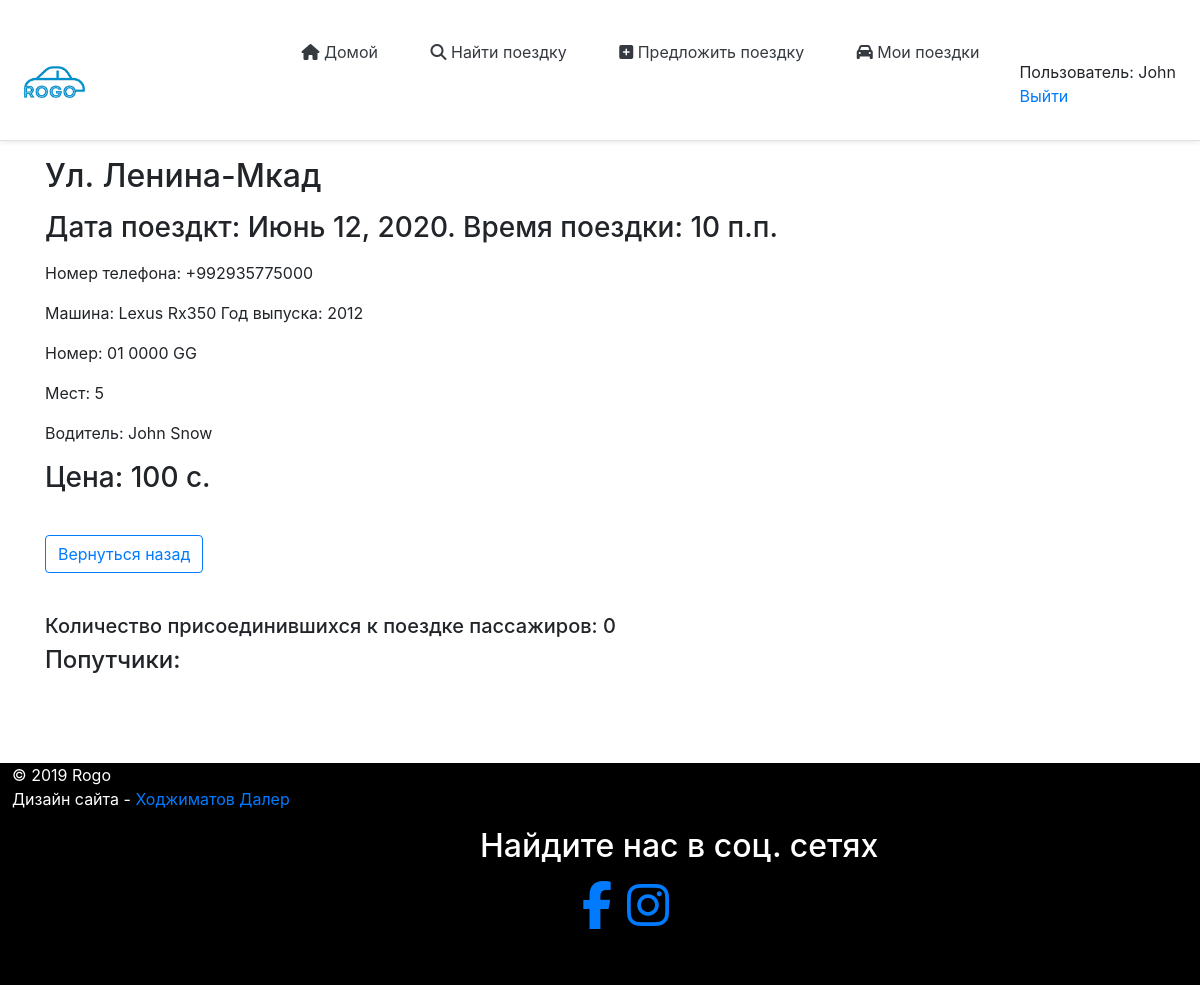
/rides/4/ (signed in), run on the app's committed database.
### rides/models.py (models this page shows, shortened)
class Rides(models.Model):
    author = models.ForeignKey(User, on_delete = models.CASCADE, verbose_name = 'Создатель поездки', blank = True, null = True)
    date_create = models.DateTimeField(default=default_datetime(), null=True, blank = True, verbose_name = 'Дата создания')
    pick_up_location = models.CharField(max_length=120, verbose_name='Место сбора')
    drop_location = models.CharField(max_length=120, verbose_name='Пункт назначения')
    total_rides = models.IntegerField(verbose_name='Количество пассажиров(мин=1, макс=10)', validators=[MaxValueValidator(10),MinValueValidator(1)])
    date = models.DateField(verbose_name='Дата(гг-мм-дд)')
    time= models.TimeField(verbose_name='Время(ч:м)',auto_now=False, auto_now_add=False, null=True)
    price = models.CharField(max_length=120,verbose_name='Цена (с.)', default='')
    car = models.CharField(max_length=120,default='',verbose_name='Марка авто')
    car_number = models.CharField(max_length=12, verbose_name = 'Номер машины (01 0000 GG)', default = '')
    car_year_issue = models.CharField(max_length=4, verbose_name='Год выпуска машины', default = '')
    phone_number = models.CharField(max_length=15, default='', verbose_name='Номер телефона (используйте в начале код страны)')
    class Meta:
        verbose_name='Поездку' # отображение нужного названия в админ панели при редактировании
        verbose_name_plural='Поездки' # отображенпие нужного названия в панели админа

### rides/views.py (the view, shortened to what this page needs)
# urls.py: path('<int:pk>/',views.HomeDetailView.as_view(),name='ride_page'),
class HomeDetailView(CustomSuccssMessageMixin,FormMixin,DetailView):
    model = Rides
    form_class = JoinForm
    template_name = 'rides/ride.html'
    context_object_name = 'getRide'
    success_msg = 'Вы присоединилтсь к поездке.'

### rides/templates/rides/ride.html (shortened to what this page needs)
{% extends "rides/index.html" %}
{% block content %}
    <div class="container" style="padding-bottom:80px">
        <h2>{{getRide.pick_up_location}}-{{getRide.drop_location}}</h2>
        <p><h3>Дата поездкт: {{getRide.date}}. Время поездки: {{getRide.time}}</h3></p>
        <p>Номер телефона: {{getRide.phone_number}}</p>
        <p>Машина: {{getRide.car}} Год выпуска: {{getRide.car_year_issue}}</p>
        <p>Номер: {{getRide.car_number}}</p>
        <p>Мест: {{getRide.total_rides}}</p>
        <p>Водитель: {{getRide.author.first_name}} {{getRide.author.last_name}}</p>
        <p><h3>Цена: {{getRide.price}} c.</h3></p>
        <br>
        <div>
            <a style="float:left;" class="btn btn-outline-primary" href="/rides">Вернуться назад</a>
        </div> <br />
        <h5 style="margin-top:5%">Количество присоединившихся к поездке пассажиров: {{getRide.join_rides.all.count}}</h5>
        {% if request.user == getRide.author %}
        <h4>Попутчики:</h4>
        {% endif %}
    </div>
{% endblock %}

### rides/templates/rides/index.html (shortened to what this page needs)
﻿<html xmlns="http://www.w3.org/1999/xhtml">
<head>
    {% load static %}
    <link rel="stylesheet" href="https://stackpath.bootstrapcdn.com/bootstrap/4.4.1/css/bootstrap.min.css">
    <link rel="stylesheet" href="{% static 'mainApp/css/style.css' %}" type="text/css" />
    <link rel="stylesheet" href="{% static 'mainApp/css/media.css' %}" type="text/css" />
    <link href="/docs/4.4/dist/css/bootstrap.min.css" rel="stylesheet">
</head>
<body>
    <div class="wrapper">
        <div class="d-flex flex-md-row align-items-center p-3 px-md-4 mb-3 bg-white border-bottom shadow-sm">
            <a href="{% url 'index' %}"><img style="max-width: 65%" src="{% static 'mainApp/image/rogo.png' %}" /></a>
            <div class="top">
                <nav class="my-2 my-md-0 mr-md-3" style="float:left">
                    <a class="px-md-4 text-dark" href="{% url 'index' %}"><i class="fas fa-home"></i> Домой</a>
                    <a class="px-md-4 text-dark" href="/rides"><i class="fas fa-search"></i> Найти поездку</a>
                    <a class="px-md-4 text-dark" href={% url 'offerRide' %}><i class="fas fa-plus-square"></i> Предложить поездку</a>
                    {% if user.is_authenticated %}
                    <a class="px-md-4 text-dark" href="{% url 'myRides' %}"><i class="fas fa-car"></i> Мои поездки</a>
                    {% endif %}
                </nav>
                {% block sidebar %}
                <ul class="sidebar-nav" style="float:right">
                    {% if user.is_authenticated %}
                    <li> Пользователь: {{ request.user.first_name }}</li>
                    <li><a href="{% url 'logout'%}">Выйти</a></li>
                    {% else %}
                    <li><a class="btn btn-outline-primary" href="{% url 'login'%}">Войти</a></li>
                    <li><a class="btn btn-outline-primary" href="{% url 'register' %}">Регистрация</a></li>
                    {% endif %}
                </ul>
                {% endblock %}
            </div>
        </div>
        <div class="content1">
            {% block content %}
            {% endblock %}
        </div>
        <footer class="footer" style="background-color: black; color: white; max-width:100%; padding-bottom: 40px; bottom: 0;box-sizing: border-box; width:100%;">
            <p style="padding-left:1%">
                © 2019 Rogo
                <br />
                Дизайн сайта - <a style="text-decoration: none;" href="https://www.instagram.com/daler_hojimatov/?hl=ru">Ходжиматов Далер</a>
            </p>
            <div style="margin-left:40%; max-width:50%;">
                <p class="float-center"><h2><span>Найдите нас в соц. сетях</span></h2></p>
                <ul style="margin-left: 17%">
                    <li style="float:left;"><a target="_blank" href="https://www.facebook.com/rogo.tj"><i class="fa fa-3x fa-facebook"></i></a></li>
                    <li><a style="margin-left: 15px;" target="_blank" href="https://www.instagram.com/rogo.tj/"><i class="fa fa-3x fa-instagram"></i></a></li>
                </ul>
            </div>
        </footer>
    </div>
</body>
</html>

### static/mainApp/css/style.css (style rules this page uses)
body { background-image: url("image/pogoda.jpg"); }
.sidebar-nav { margin-top: 20px; padding: 0; list-style: none; }
html, body { height: 100%; width:100% }
* { margin: 0; padding: 0; }
.wrapper { height: 100%; width: 100% }
.content1 { height: 100%; width: 100% }
.content1 { width: 100% }

### static/mainApp/css/media.css (style rules this page uses)
* { transition: all .2s; }

### rides/templates/rides/index.html (style rules this page uses)
li { list-style-type: none; }
ul { margin-left: 0; padding-left: 0; }
* { margin: 0; padding: 0; }
html, body { height: 100%; }
.wrapper { display: table; height: 100%; }
.content1 { display: table-row; height: 100%; }

### data on the page
Rides: pick_up_location "Ул. Ленина", drop_location "Мкад", date "Июнь 12, 2020", time "10 п.п.", phone_number "+992935775000", car "Lexus Rx350", car_year_issue "2012", car_number "01 0000 GG", total_rides "5", author.first_name "John", author.last_name "Snow", price "100", join_rides.all.count "0"

### other printed values
{{ request.user.first_name }} "John"
